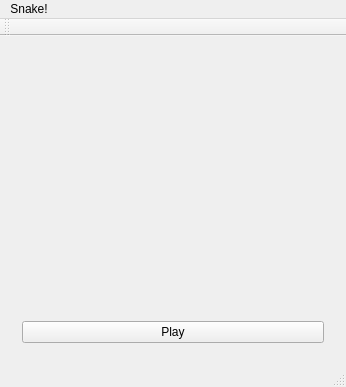
<?xml version="1.0" encoding="UTF-8"?>
<ui version="4.0">
 <class>MainWindow</class>
 <widget class="QMainWindow" name="MainWindow">
  <property name="geometry">
   <rect>
    <x>0</x>
    <y>0</y>
    <width>346</width>
    <height>387</height>
   </rect>
  </property>
  <property name="windowTitle">
   <string>MainWindow</string>
  </property>
  <widget class="QWidget" name="centralWidget">
   <layout class="QGridLayout" name="gridLayout_2">
    <item row="0" column="0">
     <widget class="QFrame" name="frame">
      <layout class="QGridLayout" name="gridLayout">
       <item row="0" column="0">
        <widget class="QLabel" name="label">
         <property name="styleSheet">
          <string notr="true">font: 13pt &quot;.SF NS Text&quot;;</string>
         </property>
         <property name="text">
          <string/>
         </property>
         <property name="alignment">
          <set>Qt::AlignCenter</set>
         </property>
        </widget>
       </item>
       <item row="1" column="0">
        <spacer name="verticalSpacer">
         <property name="orientation">
          <enum>Qt::Vertical</enum>
         </property>
         <property name="sizeHint" stdset="0">
          <size>
           <width>20</width>
           <height>40</height>
          </size>
         </property>
        </spacer>
       </item>
       <item row="2" column="0">
        <widget class="QPushButton" name="pushButton">
         <property name="text">
          <string>Play</string>
         </property>
        </widget>
       </item>
      </layout>
     </widget>
    </item>
   </layout>
  </widget>
  <widget class="QToolBar" name="mainToolBar">
   <attribute name="toolBarArea">
    <enum>TopToolBarArea</enum>
   </attribute>
   <attribute name="toolBarBreak">
    <bool>false</bool>
   </attribute>
  </widget>
  <widget class="QStatusBar" name="statusBar"/>
  <widget class="QMenuBar" name="menuBar">
   <property name="geometry">
    <rect>
     <x>0</x>
     <y>0</y>
     <width>346</width>
     <height>22</height>
    </rect>
   </property>
   <widget class="QMenu" name="menuSnake">
    <property name="title">
     <string>Snake!</string>
    </property>
   </widget>
   <addaction name="menuSnake"/>
  </widget>
 </widget>
 <layoutdefault spacing="6" margin="11"/>
 <resources/>
 <connections/>
</ui>
